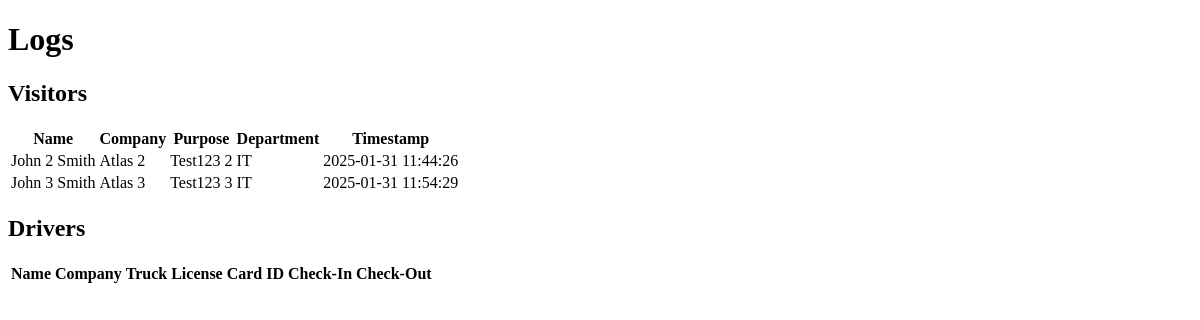
Page /logs on the earlier database version.
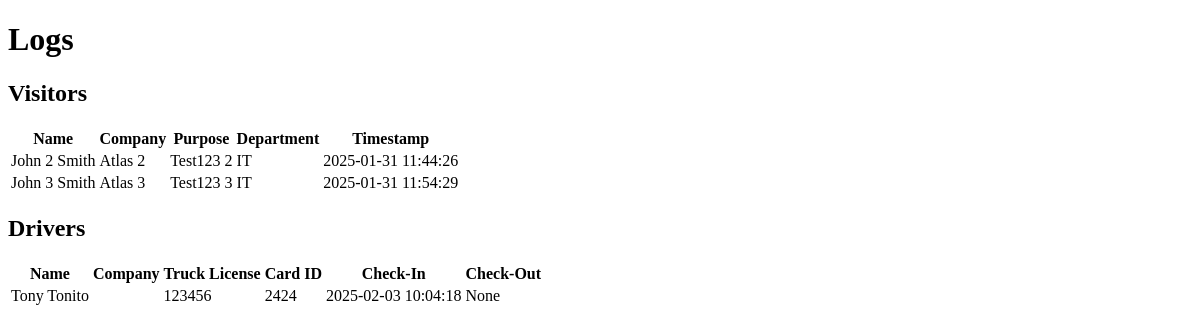
Same page on the later database version.
### app.py (models this page shows)
class Visitor(db.Model):
    id = db.Column(db.Integer, primary_key=True)
    name = db.Column(db.String(100), nullable=False)
    company_name = db.Column(db.String(100), nullable=False)
    purpose = db.Column(db.String(200), nullable=False)
    department = db.Column(db.String(50), nullable=False)
    personnel = db.Column(db.String(100), nullable=False)  # New field
    photo_path = db.Column(db.String(200), nullable=True)
    timestamp = db.Column(db.DateTime, default=lambda: datetime.now().replace(microsecond=0))

class Driver(db.Model):
    id = db.Column(db.Integer, primary_key=True)
    name = db.Column(db.String(100), nullable=False)
    provider_name = db.Column(db.String(100), nullable=False)
    truck_license = db.Column(db.String(50), nullable=False)
    card_id = db.Column(db.String(50), unique=True, nullable=False)
    purpose_of_visit = db.Column(db.String(100), nullable=False)  # New column
    point_of_contact = db.Column(db.String(100), nullable=False)  # New column
    check_in_time = db.Column(db.DateTime, default=lambda: datetime.now().replace(microsecond=0))
    check_out_time = db.Column(db.DateTime, nullable=True)

### app.py (the view)
@app.route("/logs")
def logs():
    visitors = Visitor.query.all()
    drivers = Driver.query.all()
    return render_template("logs.html", visitors=visitors, drivers=drivers)

### templates/logs.html (shortened to what this page needs)
<!DOCTYPE html>
<html lang="en">
<head>
</head>
<body>
    <div class="container">
        <h1>Logs</h1>
        <h2>Visitors</h2>
        <table>
            <thead>
                <tr>
                    <th>Name</th>
                    <th>Company</th>
                    <th>Purpose</th>
                    <th>Department</th>
                    <th>Timestamp</th>
                </tr>
            </thead>
            <tbody>
                {% for visitor in visitors %}
                <tr>
                    <td>{{ visitor.name }}</td>
                    <td>{{ visitor.company_name }}</td>
                    <td>{{ visitor.purpose }}</td>
                    <td>{{ visitor.department }}</td>
                    <td>{{ visitor.timestamp }}</td>
                </tr>
                {% endfor %}
            </tbody>
        </table>
        <h2>Drivers</h2>
        <table>
            <thead>
                <tr>
                    <th>Name</th>
                    <th>Company</th>
                    <th>Truck License</th>
                    <th>Card ID</th>
                    <th>Check-In</th>
                    <th>Check-Out</th>
                </tr>
            </thead>
            <tbody>
                {% for driver in drivers %}
                <tr>
                    <td>{{ driver.name }}</td>
                    <td>{{ driver.company_name }}</td>
                    <td>{{ driver.truck_license }}</td>
                    <td>{{ driver.card_id }}</td>
                    <td>{{ driver.check_in_time }}</td>
                    <td>{{ driver.check_out_time }}</td>
                </tr>
                {% endfor %}
            </tbody>
        </table>
    </div>
</body>
</html>

Differences in the rows shown:
added Driver: name "Tony Tonito", truck_license "123456", card_id "2424", check_in_time "2025-02-03 10:04:18", check_out_time "None"
